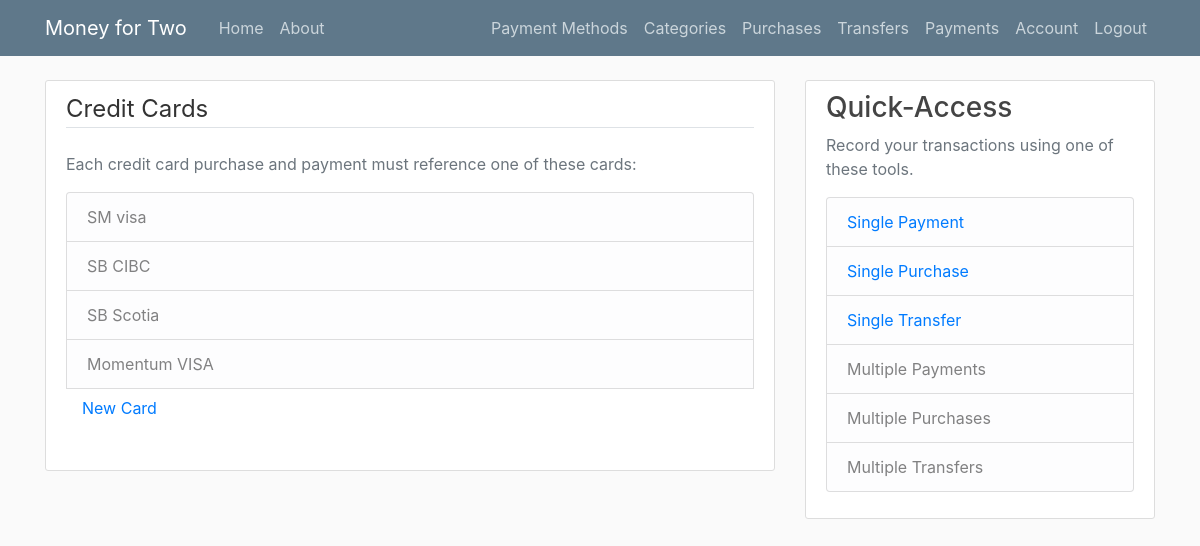
The page /cards/ (signed in) on the database as committed earlier.
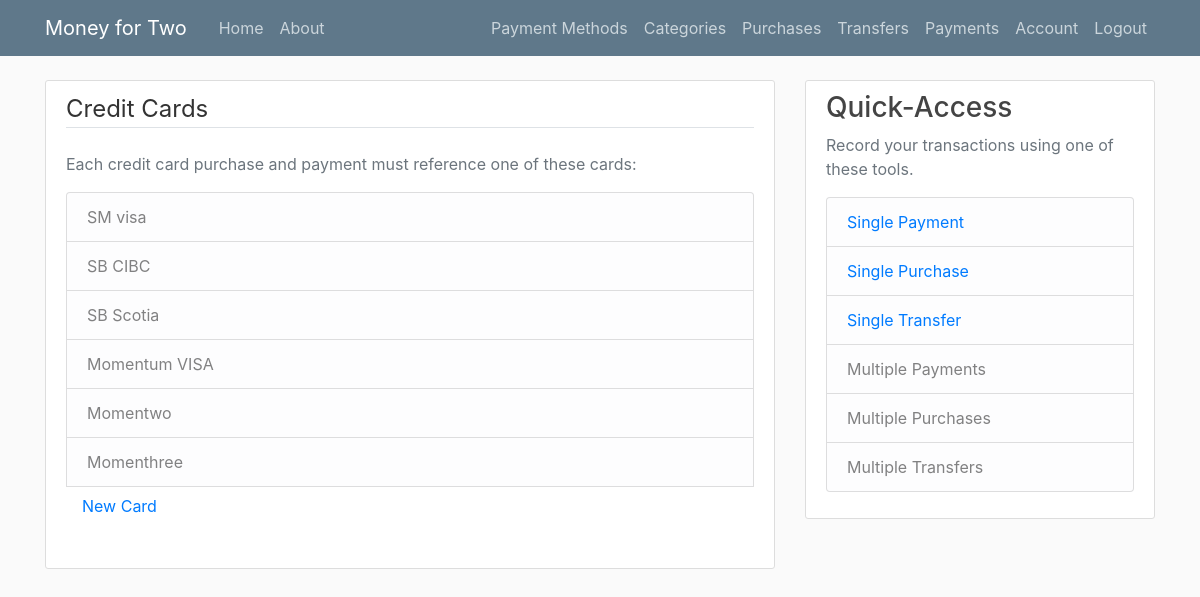
The same page on the database as committed later.
### app/models.py (models this page shows, shortened)
class Card(db.Model):
    id = db.Column(db.Integer,primary_key=True)
    card = db.Column(db.String(20),nullable=False,unique=True)
    user_id = db.Column(db.Integer, db.ForeignKey('user.id'), nullable=False)
    payments = db.relationship('Payment',backref='card_paid',lazy=True)
    purchases = db.relationship('Purchase',backref='card_used',lazy=True)

### app/routes.py (the view)
@app.route('/cards/')
def cards():
    card_list = []
    user_cards = Card.query.filter_by(user_id=current_user.id).all()
    for user_card in user_cards:
        card_list.append(user_card.card)
    return render_template('cards.html',title="Cards",card_list=card_list)

### app/models.py (called while the page is built)
@login_manager.user_loader
def load_user(user_id):
    return User.query.get(int(user_id))

### app/templates/cards.html
{% extends "layout.html" %}
{% block content %}
<div class="content-section">
    <form method="POST" action="">
        <fieldset class="form-group">
            <legend class="border-bottom mb-4">Credit Cards</legend>
            <p class='text-muted'>Each credit card purchase and payment must reference one of these cards:
                <ul class="list-group">
                    {% for card in card_list %}
                    <li class="list-group-item list-group-item-light">{{card}}</li>
                    {% endfor %}
                    <a class="nav-item nav-link" href="{{ url_for('new_card') }}">New Card</a>
                </ul>
              </p>
        </fieldset>
    </form>
</div>
{% endblock content %}

Rows that differ between the two databases and show on the page:
added Card: card "Momentwo"
added Card: card "Momenthree"
